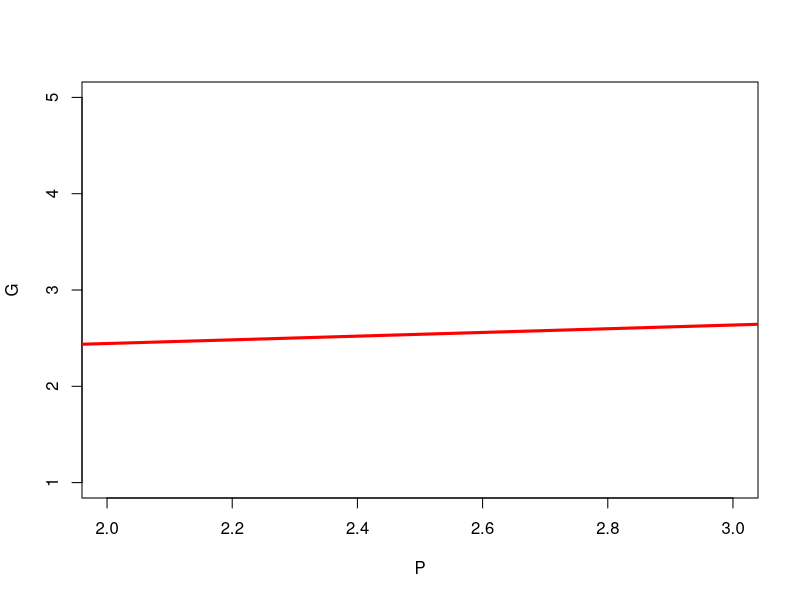

The R source for this figure:
## ---- chunk 1
options(htmltools.dir.version = FALSE)
## ---- chunk 2
library(knitr)
library(kableExtra)
dt <- data.frame(Genotype=c("t/t", "t/t", "T/t", "T/t", "T/T", "T/T"),
                 P=c(3, 2, 3, 2, 3, 2),
                 G=c(2.8, 2.8, 2.6, 2.6, 2.2, 2.2),
                 E=c(0.2, -0.8, 0.4, -0.6, 0.8, -0.2),
                 Prob=c(0.20, 0.05, 0.30, 0.20, 0.05, 0.20))
kable(dt)
## ---- chunk 3
dt <- data.frame(Genotype=c("t/t", "t/t", "T/t", "T/t", "T/T", "T/T"),
                 P=c(3, 2, 3, 2, 3, 2),
                 G=c(2.8, 2.8, 2.6, 2.6, 2.2, 2.2),
                 E=c(0.2, -0.8, 0.4, -0.6, 0.8, -0.2),
                 Prob=c(0.20, 0.05, 0.30, 0.20, 0.05, 0.20))
kable(dt) # print the table
## ---- chunk 4
dt <- data.frame(Genotype=c("t/t", "t/t", "T/t", "T/t", "T/T", "T/T"),
                 P=c(3, 2, 3, 2, 3, 2),
                 G=c(2.8, 2.8, 2.6, 2.6, 2.2, 2.2),
                 E=c(0.2, -0.8, 0.4, -0.6, 0.8, -0.2),
                 Prob=c(0.20, 0.05, 0.30, 0.20, 0.05, 0.20))
kable(dt[1,]) # only print the first line to save space #<<
## ---- chunk 5
sum(with(dt, G*P*Prob)) # E(GP) #<<

sum(with(dt, G*Prob)) # E(G) #<<

sum(with(dt,  P*Prob)) # E(P) #<<
## ---- chunk 6
sum(dt$G * dt$E * dt$Prob) # E(GE) #<<
sum(dt$E * dt$Prob) # E(E) #<<
## ---- chunk 7
sum(dt$G^2 * dt$Prob) - sum(dt$G * dt$Prob)^2
## ---- chunk 8
sum(dt$P^2 * dt$Prob) - sum(dt$P * dt$Prob)^2
## ---- chunk 9
plot(x=1, y=1, ylim=c(1, 5), xlim=c(2, 3), type="n", xlab="P", ylab="G")
# a, b : single values specifying the intercept and the slope of the line
abline(a=2.0604, b=0.192, lwd=3, col="red")
## ---- chunk 10
dt$ghat <- 2.0604 + 0.192*dt$P
kable(dt)
## ---- chunk 11
vg <- sum(dt$G^2 * dt$Prob) - sum(dt$G * dt$Prob)^2
vghat <- sum(dt$ghat^2 * dt$Prob) - sum(dt$ghat * dt$Prob)^2
cov_g_ghat <- sum(dt$ghat * dt$G * dt$Prob) - sum(dt$G * dt$Prob) * sum(dt$ghat * dt$Prob)
r_ghat_g <- cov_g_ghat / sqrt(vg*vghat)
r_ghat_g
## ---- chunk 12
vp <- sum(dt$P^2 * dt$Prob) - sum(dt$P * dt$Prob)^2
cov_g_p <- sum(dt$P * dt$G * dt$Prob) - sum(dt$G * dt$Prob) * sum(dt$P * dt$Prob)
r_g_p <- cov_g_p / sqrt(vg*vp)
r_g_p
## ---- chunk 13
vg
r_g_p^2 * vg
(1- r_g_p^2) *vg
